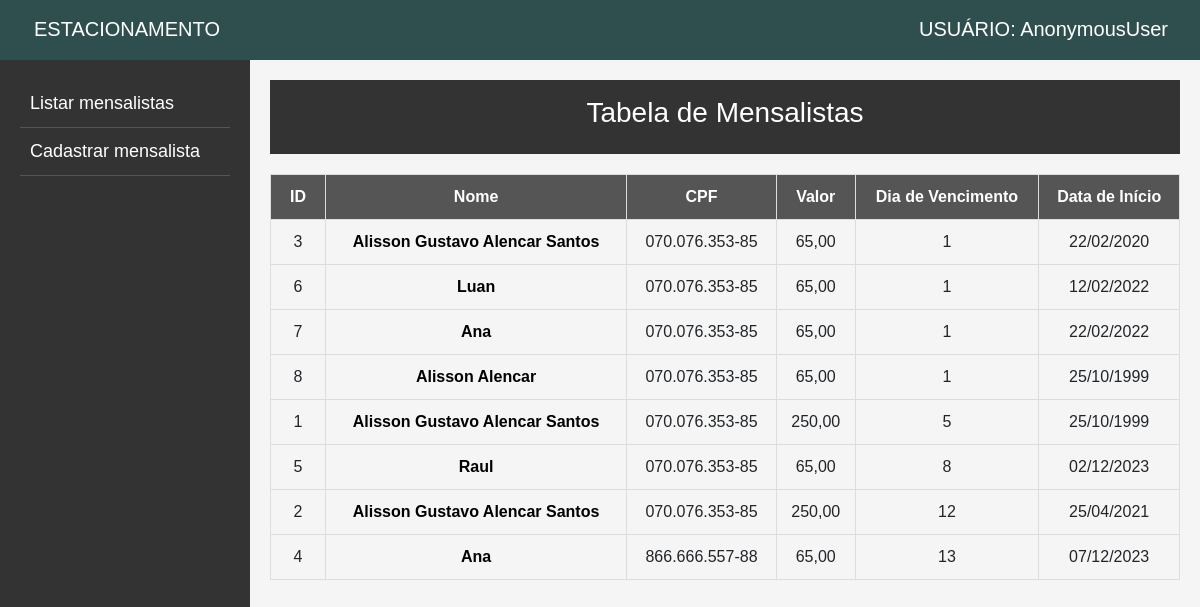
The page /order_by_vencimento on the database as committed earlier.
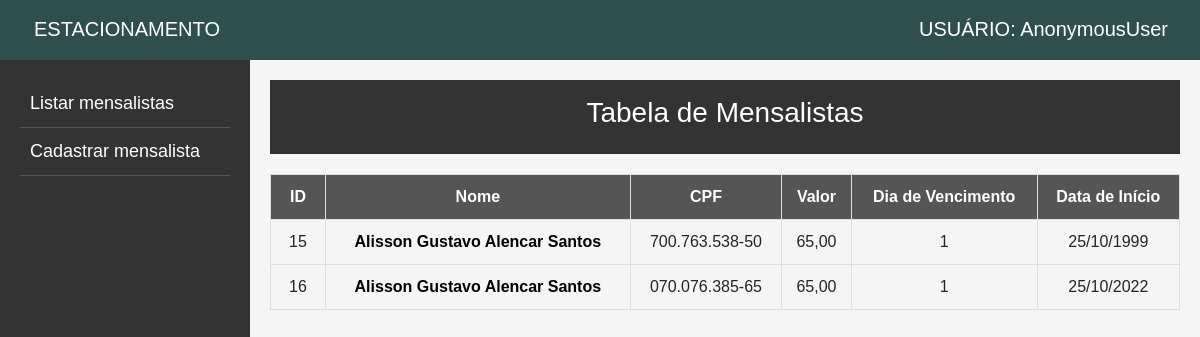
The same page on the database as committed later.
### app_estacionamento/models.py (models this page shows, shortened)
class Mensalista(models.Model):
    id = models.AutoField(primary_key=True)
    nome = models.CharField('Nome *', max_length=50)
    cpf = models.CharField('CPF *', max_length=14)
    valor = models.DecimalField('Valor *', max_digits=8, decimal_places=2)
    data_inicial = models.DateField('Data de início *')
    dia_vencimento = models.IntegerField('Dia de vencimento *')
    cep = models.CharField('CEP', max_length=9, blank=True)
    endereco = models.CharField('Endereço', max_length=255)
    bairro = models.CharField('Bairro', max_length=255)
    cidade = models.CharField('Cidade', max_length=255)
    uf = models.CharField('UF', max_length=2)
    obs = models.TextField('Observações', max_length=500, blank=True)

### app_estacionamento/views.py (the view)
# urls.py: path('order_by_vencimento', views.order_by_vencimento, name='order_by_vencimento'),
def order_by_vencimento(request):
    conteudo = {
        "mensalistas": Mensalista.objects.order_by('dia_vencimento')
    }
    return render(request, "index.html", conteudo)

### app_estacionamento/templates/index.html (shortened to what this page needs)
{% extends 'base.html' %}
{% block inicio %}
<center>
    <header>
        <h3>Tabela de Mensalistas</h3>
    </header>
    <table>
        <thead>
            <tr>
                <th scope="col" style="width: 55px;">ID</th>
                <th scope="col"><a href="{% url 'index' %}" style="color: white;">Nome</a></th>
                <th scope="col">CPF</th>
                <th scope="col">Valor</th>
                <th scope="col"><a href="{% url 'order_by_vencimento' %}" style="color: white;">Dia de Vencimento</a></th>
                <th scope="col">Data de Início</th>
            </tr>
        </thead>
        <tbody>
            {% for mensalista in mensalistas %}
            <tr>
                <td>{{ mensalista.id }}</td>
                <td><a href="{% url 'mensalista' mensalista.id %}" style="color: black;"><strong>{{ mensalista.nome|title }}</strong></a></td>
                <td>{{ mensalista.cpf }}</td>
                <td>{{ mensalista.valor }}</td>
                <td>{{ mensalista.dia_vencimento }}</td>
                <td>{{ mensalista.data_inicial|date:"d/m/Y" }}</td>
            </tr>
            {% endfor %}
        </tbody>
    </table>
</center>
{% endblock %}

Rows that differ between the two databases and show on the page:
removed Mensalista: id "3", nome "Alisson Gustavo Alencar Santos", cpf "070.076.353-85", valor "65,00", dia_vencimento "1", data_inicial "22/02/2020"
removed Mensalista: id "6", nome "Luan", cpf "070.076.353-85", valor "65,00", dia_vencimento "1", data_inicial "12/02/2022"
removed Mensalista: id "7", nome "Ana", cpf "070.076.353-85", valor "65,00", dia_vencimento "1", data_inicial "22/02/2022"
removed Mensalista: id "8", nome "Alisson Alencar", cpf "070.076.353-85", valor "65,00", dia_vencimento "1", data_inicial "25/10/1999"
removed Mensalista: id "1", nome "Alisson Gustavo Alencar Santos", cpf "070.076.353-85", valor "250,00", dia_vencimento "5", data_inicial "25/10/1999"
removed Mensalista: id "5", nome "Raul", cpf "070.076.353-85", valor "65,00", dia_vencimento "8", data_inicial "02/12/2023"
removed Mensalista: id "2", nome "Alisson Gustavo Alencar Santos", cpf "070.076.353-85", valor "250,00", dia_vencimento "12", data_inicial "25/04/2021"
removed Mensalista: id "4", nome "Ana", cpf "866.666.557-88", valor "65,00", dia_vencimento "13", data_inicial "07/12/2023"
added Mensalista: id "15", nome "Alisson Gustavo Alencar Santos", cpf "700.763.538-50", valor "65,00", dia_vencimento "1", data_inicial "25/10/1999"
added Mensalista: id "16", nome "Alisson Gustavo Alencar Santos", cpf "070.076.385-65", valor "65,00", dia_vencimento "1", data_inicial "25/10/2022"
